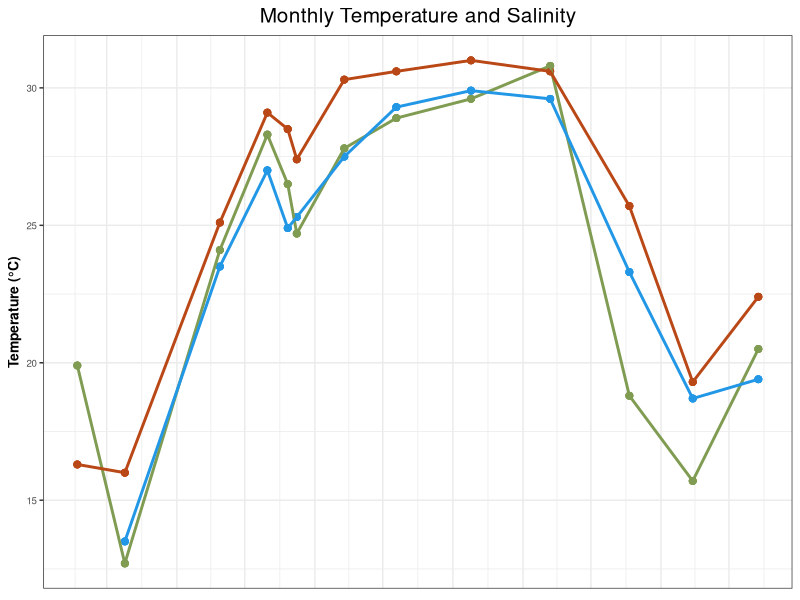
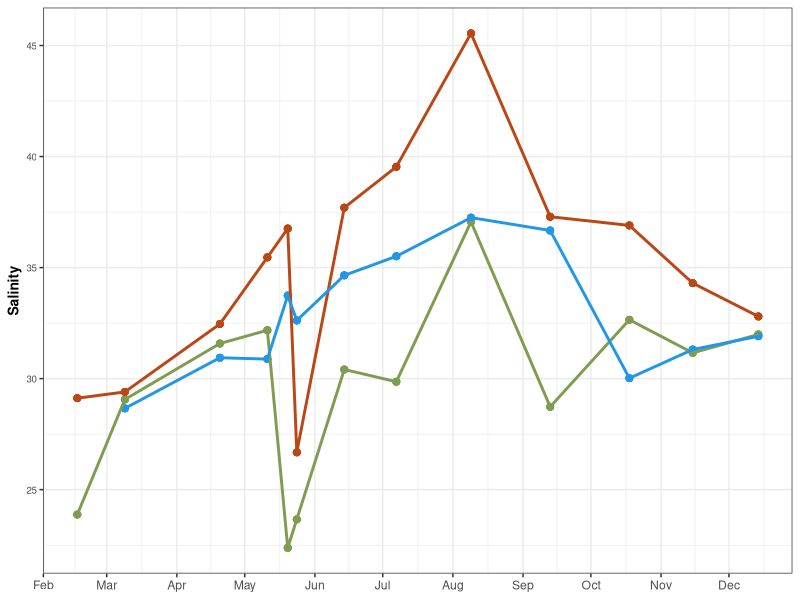
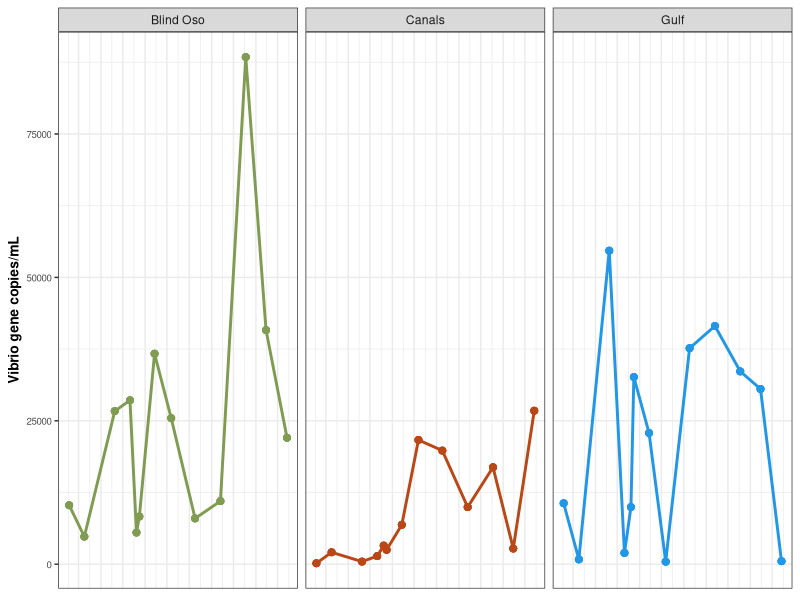
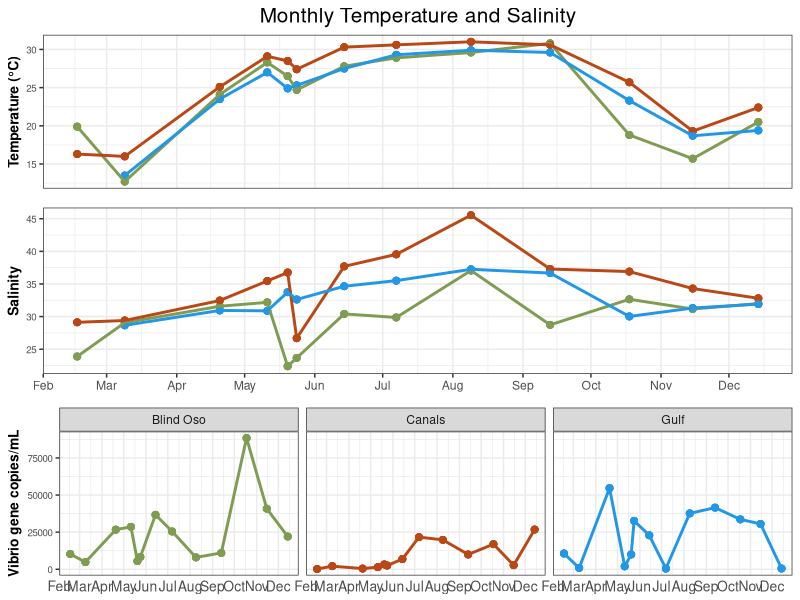
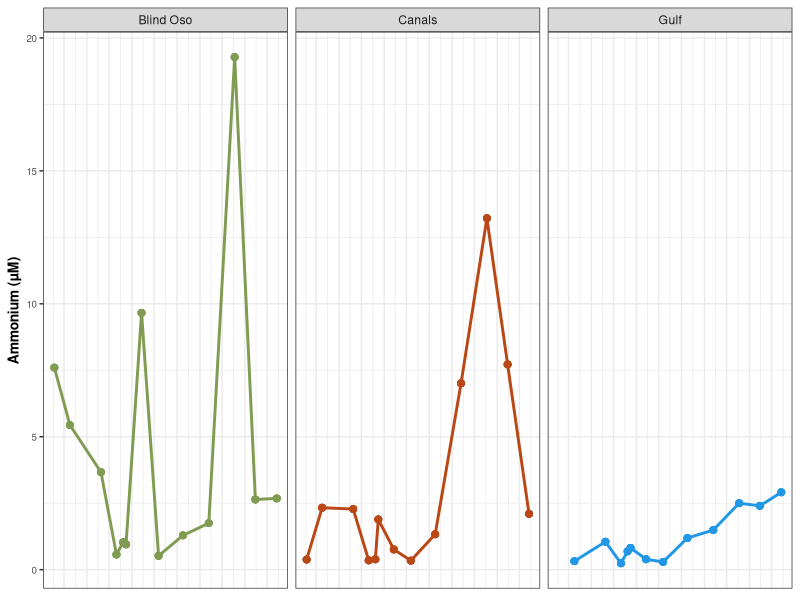
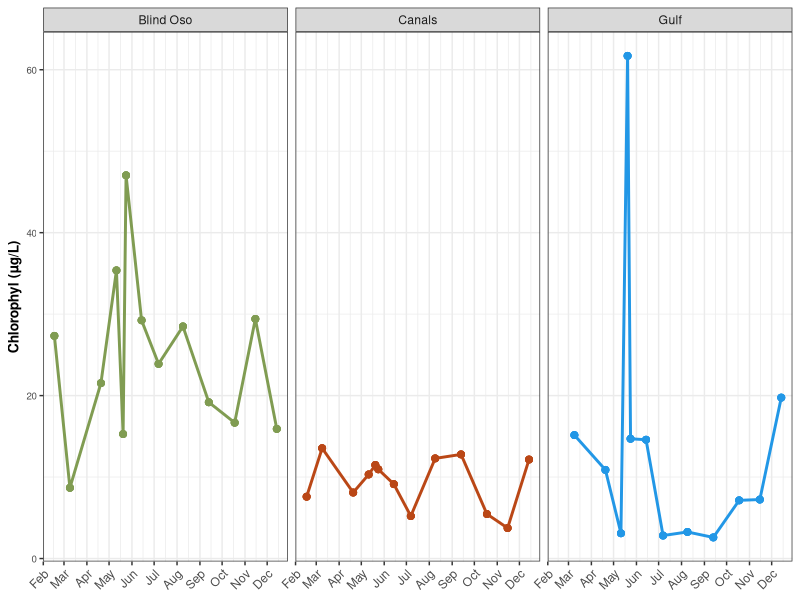
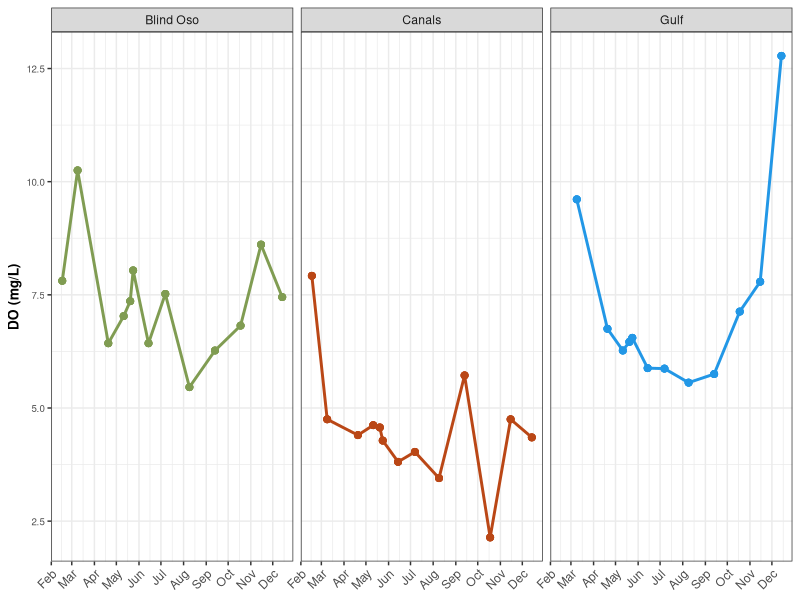
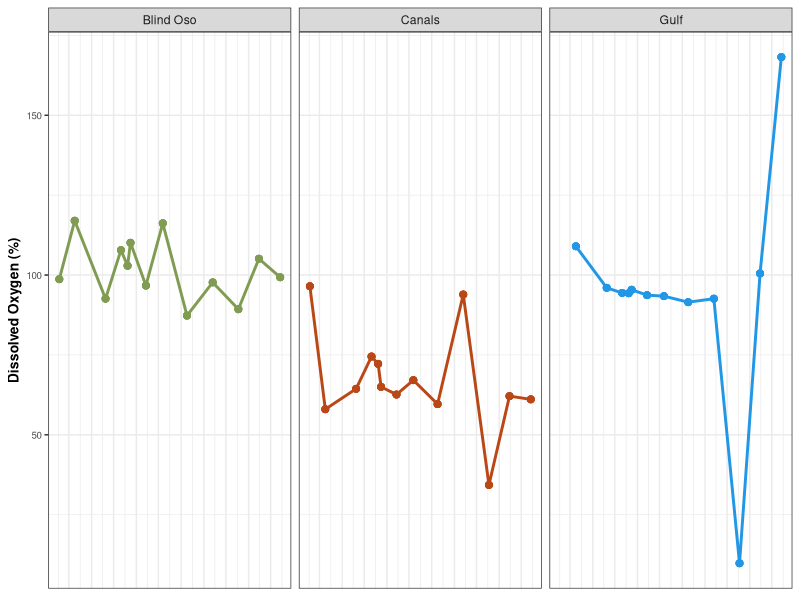

Here is the R script that generated these plots, in order:
## ---- chunk 1
library(tidyverse)
library(here)
library(ggpubr)
library(lubridate)
library(kableExtra) #Tables
## ---- chunk 2
d1<- read_csv(here("data", "processed_data", "tx_master.csv"))
## ---- chunk 3
daily<- d1 %>%
  filter(Type %in% "Daily")

monthly<- d1 %>% 
  mutate(Type = case_when(d1$date == "2022-07-07"  ~ "Monthly", #This makes 7-7-22 a monthly value for July
                          d1$Type == "Monthly" ~ "Monthly")) %>%
  filter(Type %in% "Monthly") 
## ---- chunk 4
temp<- monthly %>% ggplot() + 
  geom_point(
  aes(
    x = date,
    y = temp,
    color = site),
  size = 2)+
  geom_line(
  aes(
    x = date,
    y = temp,
    color = site),
  size = 1)+
  theme_bw()+
  #facet_wrap(~site)+
  labs(
    x = "Date",
    y = "Temperature (°C)",
    title = "Monthly Temperature and Salinity",
    color = "Site")+
  theme(
    plot.title= element_text(hjust = 0.5, size = 15),
    axis.title.x = element_blank(),
    axis.ticks.x = element_blank(),
    axis.text.x = element_blank(),
    axis.text.y = element_text(size = 7),
    axis.title.y = element_text(size = 10, face = "bold"),
    legend.position = "none",
    legend.background = element_rect(colour = 'black', fill = 'white', linetype='solid')) + #Moves legend onto plot 
    scale_color_manual(values = c("Blind Oso" = "#809C52",
                                "Canals" = "#ba4716",
                                "Gulf" = "4c848c"))+
   scale_x_date(date_breaks="1 month", date_labels="%b")


temp
  
## ---- chunk 5
sal<-  monthly %>% ggplot() + 
  geom_point(
  aes(
    x = date,
    y = sal,
    color = site),
  size = 2)+
  geom_line(
  aes(
    x = date,
    y = sal,
    color = site),
  size = 1)+
  theme_bw()+
  #facet_wrap(~site)+
  labs(
    x = "Date",
    y = "Salinity",
   # title = "Monthly Temperatures",
    color = "Site")+
  theme(
    plot.title= element_text(hjust = 0.5, size = 20),
    axis.title.x = element_blank(),
    #axis.ticks.x = element_blank(),
    #axis.text.x = element_blank(),
    axis.text.y = element_text(size = 7),
    axis.title.y = element_text(size = 10, face = "bold"),
    legend.position = "none",
    legend.background = element_rect(colour = 'black', fill = 'white', linetype='solid')) + #Moves legend onto plot 
    scale_color_manual(values = c("Blind Oso" = "#809C52",
                                "Canals" = "#ba4716",
                                "Gulf" = "4c848c"))+
   scale_x_date(date_breaks="1 month", date_labels="%b")


sal
## ---- chunk 6
fig3 <- monthly %>% ggplot() + 
  geom_point(
  aes(
    x = date,
    y = copies_mL,
    color = site),
  size = 2)+
  geom_line(
  aes(
    x = date,
    y = copies_mL,
    color = site),
  size = 1)+
  theme_bw()+
  facet_wrap(~site)+
  labs(
    x = "Date",
    y = "Vibrio gene copies/mL",
   # title = "Monthly Temperatures",
    color = "Site")+
  theme(
    plot.title= element_text(hjust = 0.5, size = 20),
    axis.title.x = element_blank(),
    axis.ticks.x = element_blank(),
    axis.text.x = element_blank(),
    axis.text.y = element_text(size = 7),
    axis.title.y = element_text(size = 10, face = "bold"),
    legend.position = "none",
    legend.background = element_rect(colour = 'black', fill = 'white', linetype='solid')) + #Moves legend onto plot 
    scale_color_manual(values = c("Blind Oso" = "#809C52",
                                "Canals" = "#ba4716",
                                "Gulf" = "4c848c"))+
   scale_x_date(date_breaks="1 month", date_labels="%b")

fig3
## ---- chunk 7
figp<- ggarrange(temp,sal, fig3 + font("x.text", size = 10), ncol = 1, nrow = 3,align = "v")

figp
## ---- chunk 8
amm<- monthly %>% ggplot() + 
  geom_point(
  aes(
    x = date,
    y = amm,
    color = site),
  size = 2)+
  geom_line(
  aes(
    x = date,
    y = amm,
    color = site),
  size = 1)+
  theme_bw()+
  facet_wrap(~site)+
  labs(
    x = "Date",
    y = "Ammonium (µM)",
   # title = "Monthly Temperatures",
    color = "Site")+
  theme(
    plot.title= element_text(hjust = 0.5, size = 20),
    axis.title.x = element_blank(),
    axis.ticks.x = element_blank(),
    axis.text.x = element_blank(),
    axis.text.y = element_text(size = 7),
    axis.title.y = element_text(size = 10, face = "bold"),
    legend.position = "none",
    legend.background = element_rect(colour = 'black', fill = 'white', linetype='solid')) + #Moves legend onto plot 
    scale_color_manual(values = c("Blind Oso" = "#809C52",
                                "Canals" = "#ba4716",
                                "Gulf" = "4c848c"))+
   scale_x_date(date_breaks="1 month", date_labels="%b")
amm
## ---- chunk 9
chl<- monthly %>% ggplot() + 
  geom_point(
  aes(
    x = date,
    y = chl,
    color = site),
  size = 2)+
  geom_line(
  aes(
    x = date,
    y = chl,
    color = site),
  size = 1)+
  theme_bw()+
  facet_wrap(~site)+
  labs(
    x = "Date",
    y = "Chlorophyl (µg/L)",
   # title = "Monthly Temperatures",
    color = "Site")+
  theme(
    plot.title= element_text(hjust = 0.5, size = 20),
    axis.title.x = element_blank(),
   # axis.ticks.x = element_blank(),
    axis.text.x = element_text(hjust = 1, angle = 45),
    axis.text.y = element_text(size = 7),
    axis.title.y = element_text(size = 10, face = "bold"),
    legend.position = "none",
    legend.background = element_rect(colour = 'black', fill = 'white', linetype='solid')) + #Moves legend onto plot 
    scale_color_manual(values = c("Blind Oso" = "#809C52",
                                "Canals" = "#ba4716",
                                "Gulf" = "4c848c"))+
   scale_x_date(date_breaks="1 month", date_labels="%b")
chl
## ---- chunk 10
do_mgl<-monthly %>% ggplot() + 
  geom_point(
  aes(
    x = date,
    y = do_mgl,
    color = site),
  size = 2)+
  geom_line(
  aes(
    x = date,
    y = do_mgl,
    color = site),
  size = 1)+
  theme_bw()+
  facet_wrap(~site)+
  labs(
    x = "Date",
    y = "DO (mg/L)",
   # title = "Monthly Temperatures",
    color = "Site")+
  theme(
    plot.title= element_text(hjust = 0.5, size = 20),
    axis.title.x = element_blank(),
   # axis.ticks.x = element_blank(),
    axis.text.x = element_text(hjust = 1, angle = 45),
    axis.text.y = element_text(size = 7),
    axis.title.y = element_text(size = 10, face = "bold"),
    legend.position = "none",
    legend.background = element_rect(colour = 'black', fill = 'white', linetype='solid')) + #Moves legend onto plot 
    scale_color_manual(values = c("Blind Oso" = "#809C52",
                                "Canals" = "#ba4716",
                                "Gulf" = "4c848c"))+
   scale_x_date(date_breaks="1 month", date_labels="%b")
do_mgl
## ---- chunk 11
do_per<- monthly %>% ggplot() + 
  geom_point(
  aes(
    x = date,
    y = do_per,
    color = site),
  size = 2)+
  geom_line(
  aes(
    x = date,
    y = do_per,
    color = site),
  size = 1)+
  theme_bw()+
  facet_wrap(~site)+
  labs(
    x = "Date",
    y = "Dissolved Oxygen (%)",
   # title = "Monthly Temperatures",
    color = "Site")+
  theme(
    plot.title= element_text(hjust = 0.5, size = 20),
    axis.title.x = element_blank(),
    axis.ticks.x = element_blank(),
    axis.text.x = element_blank(),
    axis.text.y = element_text(size = 7),
    axis.title.y = element_text(size = 10, face = "bold"),
    legend.position = "none",
    legend.background = element_rect(colour = 'black', fill = 'white', linetype='solid')) + #Moves legend onto plot 
    scale_color_manual(values = c("Blind Oso" = "#809C52",
                                "Canals" = "#ba4716",
                                "Gulf" = "4c848c"))+
   scale_x_date(date_breaks="1 month", date_labels="%b")
do_per
## ---- chunk 12
ph<- monthly %>% ggplot() + 
  geom_point(
  aes(
    x = date,
    y = pH,
    color = site),
  size = 2)+
  geom_line(
  aes(
    x = date,
    y = pH,
    color = site),
  size = 1)+
  theme_bw()+
  facet_wrap(~site)+
  labs(
    x = "Date",
    y = "pH",
   # title = "Monthly Temperatures",
    color = "Site")+
  theme(
    plot.title= element_text(hjust = 0.5, size = 20),
    axis.title.x = element_blank(),
    axis.ticks.x = element_blank(),
    axis.text.x = element_blank(),
    axis.text.y = element_text(size = 7),
    axis.title.y = element_text(size = 10, face = "bold"),
    legend.position = "none",
    legend.background = element_rect(colour = 'black', fill = 'white', linetype='solid')) + #Moves legend onto plot 
    scale_color_manual(values = c("Blind Oso" = "#809C52",
                                "Canals" = "#ba4716",
                                "Gulf" = "4c848c"))+
   scale_x_date(date_breaks="1 month", date_labels="%b")
ph
## ---- chunk 13
secchi<- monthly %>% ggplot() + 
  geom_point(
  aes(
    x = date,
    y = secchi,
    color = site),
  size = 2)+
  geom_line(
  aes(
    x = date,
    y = secchi,
    color = site),
  size = 1)+
  theme_bw()+
  facet_wrap(~site)+
  labs(
    x = "Date",
    y = "Secchi Depth (m)",
   # title = "Monthly Temperatures",
    color = "Site")+
  theme(
    plot.title= element_text(hjust = 0.5, size = 20),
    axis.title.x = element_blank(),
    axis.ticks.x = element_blank(),
    axis.text.x = element_blank(),
    axis.text.y = element_text(size = 7),
    axis.title.y = element_text(size = 10, face = "bold"),
    legend.position = "none",
    legend.background = element_rect(colour = 'black', fill = 'white', linetype='solid')) + #Moves legend onto plot 
    scale_color_manual(values = c("Blind Oso" = "#809C52",
                                "Canals" = "#ba4716",
                                "Gulf" = "4c848c"))+
   scale_x_date(date_breaks="1 month", date_labels="%b")

secchi
## ---- chunk 14
nn<- monthly %>% ggplot() + 
  geom_point(
  aes(
    x = date,
    y = nn,
    color = site),
  size = 2)+
  geom_line(
  aes(
    x = date,
    y = nn,
    color = site),
  size = 1)+
  theme_bw()+
  facet_wrap(~site)+
  labs(
    x = "Date",
    y = "Nitrate+Nitrite (µM)",
   # title = "Monthly Temperatures",
    color = "Site")+
  theme(
    plot.title= element_text(hjust = 0.5, size = 20),
    axis.title.x = element_blank(),
    axis.ticks.x = element_blank(),
    axis.text.x = element_blank(),
    axis.text.y = element_text(size = 7),
    axis.title.y = element_text(size = 10, face = "bold"),
    legend.position = "none",
    legend.background = element_rect(colour = 'black', fill = 'white', linetype='solid')) + #Moves legend onto plot 
    scale_color_manual(values = c("Blind Oso" = "#809C52",
                                "Canals" = "#ba4716",
                                "Gulf" = "4c848c"))+
   scale_x_date(date_breaks="1 month", date_labels="%b")

nn
## ---- chunk 15
orthop<- monthly %>% ggplot() + 
  geom_point(
  aes(
    x = date,
    y = orthop,
    color = site),
  size = 2)+
  geom_line(
  aes(
    x = date,
    y = orthop,
    color = site),
  size = 1)+
  theme_bw()+
  facet_wrap(~site)+
  labs(
    x = "Date",
    y = "Orthophosphate (µM)",
   # title = "Monthly Temperatures",
    color = "Site")+
  theme(
    plot.title= element_text(hjust = 0.5, size = 20),
    axis.title.x = element_blank(),
    axis.ticks.x = element_blank(),
    axis.text.x = element_blank(),
    axis.text.y = element_text(size = 7),
    axis.title.y = element_text(size = 10, face = "bold"),
    legend.position = "none",
    legend.background = element_rect(colour = 'black', fill = 'white', linetype='solid')) + #Moves legend onto plot 
    scale_color_manual(values = c("Blind Oso" = "#809C52",
                                "Canals" = "#ba4716",
                                "Gulf" = "4c848c"))+
   scale_x_date(date_breaks="1 month", date_labels="%b")
orthop
## ---- chunk 16
sil<-monthly %>% 
  filter(site %in% "Canals") %>%
  ggplot() + 
  geom_point(
  aes(
    x = date,
    y = sil,
    color = site),
  size = 2)+
  geom_line(
  aes(
    x = date,
    y = sil,
    color = site))+
  theme_bw()+
  #facet_wrap(~site)+
  labs(
    x = "Date",
    y = "Silicate (µM)",
    title = "Canals: Silicate",
    color = "Site")+
  theme(
    plot.title= element_text(hjust = 0.5, size = 20),
   # axis.title.x = element_blank(),
    #axis.ticks.x = element_blank(),
    #axis.text.x = element_blank(),
    axis.text.y = element_text(size = 7),
    axis.title.y = element_text(size = 10, face = "bold"),
    legend.position = "none",
    legend.background = element_rect(colour = 'black', fill = 'white', linetype='solid')) + #Moves legend onto plot 
    scale_color_manual(values = c("Blind Oso" = "#809C52",
                                "Canals" = "#ba4716",
                                "Gulf" = "4c848c"))+
   scale_x_date(date_breaks="1 month", date_labels="%b")

sil
## ---- chunk 17
din<- monthly %>% ggplot() + 
  geom_point(
  aes(
    x = date,
    y = din,
    color = site),
  size = 2)+
  geom_line(
  aes(
    x = date,
    y = din,
    color = site),
  size = 1)+
  theme_bw()+
  facet_wrap(~site)+
  labs(
    x = "Date",
    y = "DIN (µM)",
   # title = "Monthly Temperatures",
    color = "Site")+
  theme(
    plot.title= element_text(hjust = 0.5, size = 20),
    axis.title.x = element_blank(),
    axis.ticks.x = element_blank(),
    axis.text.x = element_blank(),
    axis.text.y = element_text(size = 7),
    axis.title.y = element_text(size = 10, face = "bold"),
    legend.position = "none",
    legend.background = element_rect(colour = 'black', fill = 'white', linetype='solid')) + #Moves legend onto plot 
    scale_color_manual(values = c("Blind Oso" = "#809C52",
                                "Canals" = "#ba4716",
                                "Gulf" = "4c848c"))+
   scale_x_date(date_breaks="1 month", date_labels="%b")
din
## ---- chunk 18
din_dip<- monthly %>% ggplot() + 
  geom_point(
  aes(
    x = date,
    y = din_dip,
    color = site),
  size = 2)+
  geom_line(
  aes(
    x = date,
    y = din_dip,
    color = site),
  size = 1)+
  theme_bw()+
  facet_wrap(~site)+
  labs(
    x = "Date",
    y = "DIN:DIP (µM)",
   # title = "Monthly Temperatures",
    color = "Site")+
  theme(
    plot.title= element_text(hjust = 0.5, size = 20),
    axis.title.x = element_blank(),
    axis.ticks.x = element_blank(),
    axis.text.x = element_blank(),
    axis.text.y = element_text(size = 7),
    axis.title.y = element_text(size = 10, face = "bold"),
    legend.position = "none",
    legend.background = element_rect(colour = 'black', fill = 'white', linetype='solid')) + #Moves legend onto plot 
    scale_color_manual(values = c("Blind Oso" = "#809C52",
                                "Canals" = "#ba4716",
                                "Gulf" = "4c848c"))+
   scale_x_date(date_breaks="1 month", date_labels="%b")

din_dip
## ---- chunk 19
tdn<- monthly %>% ggplot() + 
  geom_point(
  aes(
    x = date,
    y = tdn,
    color = site),
  size = 2)+
  geom_line(
  aes(
    x = date,
    y = tdn,
    color = site),
  size = 1)+
  theme_bw()+
  facet_wrap(~site)+
  labs(
    x = "Date",
    y = "TDN (µM)",
   # title = "Monthly Temperatures",
    color = "Site")+
  theme(
    plot.title= element_text(hjust = 0.5, size = 20),
    axis.title.x = element_blank(),
    axis.ticks.x = element_blank(),
    axis.text.x = element_blank(),
    axis.text.y = element_text(size = 7),
    axis.title.y = element_text(size = 10, face = "bold"),
    legend.position = "none",
    legend.background = element_rect(colour = 'black', fill = 'white', linetype='solid')) + #Moves legend onto plot 
    scale_color_manual(values = c("Blind Oso" = "#809C52",
                                "Canals" = "#ba4716",
                                "Gulf" = "4c848c"))+
   scale_x_date(date_breaks="1 month", date_labels="%b")

tdn
## ---- chunk 20
don<- monthly %>% ggplot() + 
  geom_point(
  aes(
    x = date,
    y = don,
    color = site),
  size = 2)+
  geom_line(
  aes(
    x = date,
    y = don,
    color = site),
  size = 1)+
  theme_bw()+
  facet_wrap(~site)+
  labs(
    x = "Date",
    y = "DON (µM)",
   # title = "Monthly Temperatures",
    color = "Site")+
  theme(
    plot.title= element_text(hjust = 0.5, size = 20),
    axis.title.x = element_blank(),
    axis.ticks.x = element_blank(),
    axis.text.x = element_blank(),
    axis.text.y = element_text(size = 7),
    axis.title.y = element_text(size = 10, face = "bold"),
    legend.position = "none",
    legend.background = element_rect(colour = 'black', fill = 'white', linetype='solid')) + #Moves legend onto plot 
    scale_color_manual(values = c("Blind Oso" = "#809C52",
                                "Canals" = "#ba4716",
                                "Gulf" = "4c848c"))+
   scale_x_date(date_breaks="1 month", date_labels="%b")
don
## ---- chunk 21
doc<- monthly %>% ggplot() + 
  geom_point(
  aes(
    x = date,
    y = doc,
    color = site),
  size = 2)+
  geom_line(
  aes(
    x = date,
    y = doc,
    color = site),
  size = 1)+
  theme_bw()+
  facet_wrap(~site)+
  labs(
    x = "Date",
    y = "DOC (µM)",
   # title = "Monthly Temperatures",
    color = "Site")+
  theme(
    plot.title= element_text(hjust = 0.5, size = 20),
    axis.title.x = element_blank(),
    axis.ticks.x = element_blank(),
    axis.text.x = element_blank(),
    axis.text.y = element_text(size = 7),
    axis.title.y = element_text(size = 10, face = "bold"),
    legend.position = "none",
    legend.background = element_rect(colour = 'black', fill = 'white', linetype='solid')) + #Moves legend onto plot 
    scale_color_manual(values = c("Blind Oso" = "#809C52",
                                "Canals" = "#ba4716",
                                "Gulf" = "4c848c"))+
   scale_x_date(date_breaks="1 month", date_labels="%b")
doc
## ---- chunk 22
toc<- monthly %>% ggplot() + 
  geom_point(
  aes(
    x = date,
    y = toc,
    color = site),
  size = 2)+
  geom_line(
  aes(
    x = date,
    y = toc,
    color = site),
  size = 1)+
  theme_bw()+
  facet_wrap(~site)+
  labs(
    x = "Date",
    y = "TOC (µM)",
   # title = "Monthly Temperatures",
    color = "Site")+
  theme(
    plot.title= element_text(hjust = 0.5, size = 20),
    axis.title.x = element_blank(),
    axis.ticks.x = element_blank(),
    axis.text.x = element_blank(),
    axis.text.y = element_text(size = 7),
    axis.title.y = element_text(size = 10, face = "bold"),
    legend.position = "none",
    legend.background = element_rect(colour = 'black', fill = 'white', linetype='solid')) + #Moves legend onto plot 
    scale_color_manual(values = c("Blind Oso" = "#809C52",
                                "Canals" = "#ba4716",
                                "Gulf" = "4c848c"))+
   scale_x_date(date_breaks="1 month", date_labels="%b")
toc
## ---- chunk 23
tn<- monthly %>% ggplot() + 
  geom_point(
  aes(
    x = date,
    y = tn,
    color = site),
  size = 2)+
  geom_line(
  aes(
    x = date,
    y = tn,
    color = site),
  size = 1)+
  theme_bw()+
  facet_wrap(~site)+
  labs(
    x = "Date",
    y = "TN (µM)",
   # title = "Monthly Temperatures",
    color = "Site")+
  theme(
    plot.title= element_text(hjust = 0.5, size = 20),
    axis.title.x = element_blank(),
    axis.ticks.x = element_blank(),
    axis.text.x = element_blank(),
    axis.text.y = element_text(size = 7),
    axis.title.y = element_text(size = 10, face = "bold"),
    legend.position = "none",
    legend.background = element_rect(colour = 'black', fill = 'white', linetype='solid')) + #Moves legend onto plot 
    scale_color_manual(values = c("Blind Oso" = "#809C52",
                                "Canals" = "#ba4716",
                                "Gulf" = "4c848c"))+
   scale_x_date(date_breaks="1 month", date_labels="%b")
tn
## ---- chunk 24
final<- ggarrange(
                temp,
                sal,
                #nn,
                #orthop,
                #amm,
                #din,
                #don,
                #doc,
               # toc,
                #pH,
               # tn,
                #sil,
               # cop,
                #tdn,
                #do_mgl,
                #secchi,
                #din_dip,
                #chl,
                #font("x.text", size = 8.5),
                ncol = 1, 
                nrow = 2,
                align = "v")

final

ggsave(here("results", "plots", "env_monthly.png"))
## ---- chunk 25
avg<- 
  monthly %>%
  filter(!date == as.Date('2022-05-24') & !date == as.Date('2022-05-20'),#Gets ride of extra dates in May
         hr_cst %in% "01" 
         | hr_cst %in% "00") 

b_avg<-
  avg %>%
  filter(site %in% "Blind Oso") %>%
  select(!c(site, date, Type, hr_cst)) 
b_avg<-
  rbind(b_avg, sapply(b_avg, function(x) if(is.numeric(x)) mean(x, na.rm = TRUE) else ""))



c_avg<-
  avg %>%
  filter(site %in% "Canals")%>%
  select(!c(site, date, Type, hr_cst))
c_avg<-
  rbind(c_avg, sapply(c_avg, function(x) if(is.numeric(x)) mean(x, na.rm = TRUE) else "")) 

r_avg<-
  avg %>%
  filter(site %in% "Gulf")%>%
  select(!c(site, date, Type, hr_cst))
r_avg<-
  rbind(r_avg, sapply(r_avg, function(x) if(is.numeric(x)) mean(x, na.rm = TRUE) else ""))

## ---- chunk 26
b_nn<- b_avg$nn[12] 
b_orthop<- b_avg$orthop[12]
b_amm<- b_avg$amm[12]

c_nn<- c_avg$nn[12]
c_orthop<- c_avg$orthop[12]
c_amm<- c_avg$amm[12]

r_nn<- r_avg$nn[12]
r_orthop<- r_avg$orthop[12]
r_amm<- r_avg$amm[12]

#DF
average_df<- 
  tibble(Site  = c("Blind Oso", "Canals", "Gulf"),
             NN = c(b_nn, c_nn, r_nn),
             OrthoP = c(b_orthop, c_orthop, r_orthop),
             Amm = c(b_amm, c_amm, r_amm))
kable(average_df)
